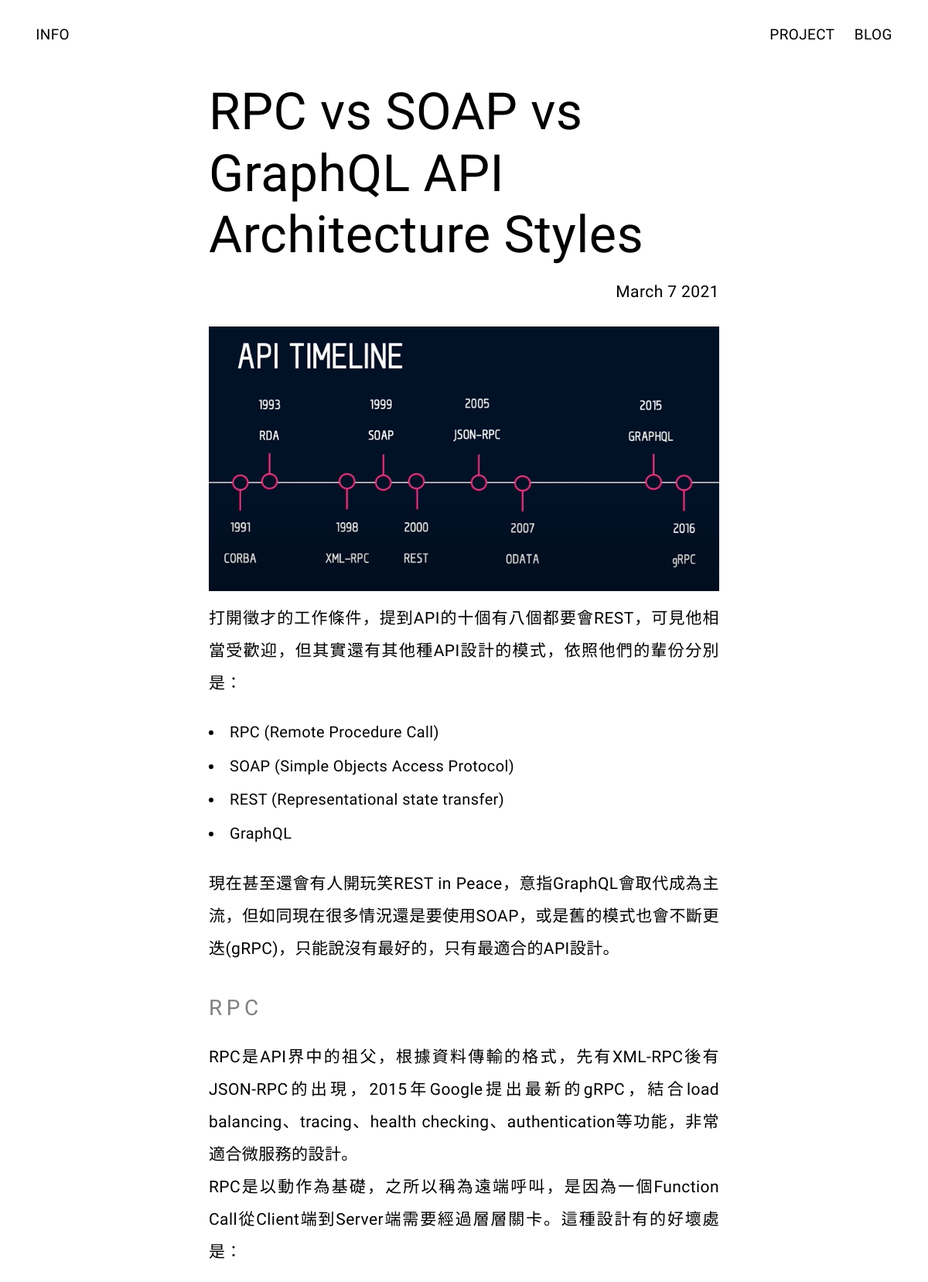
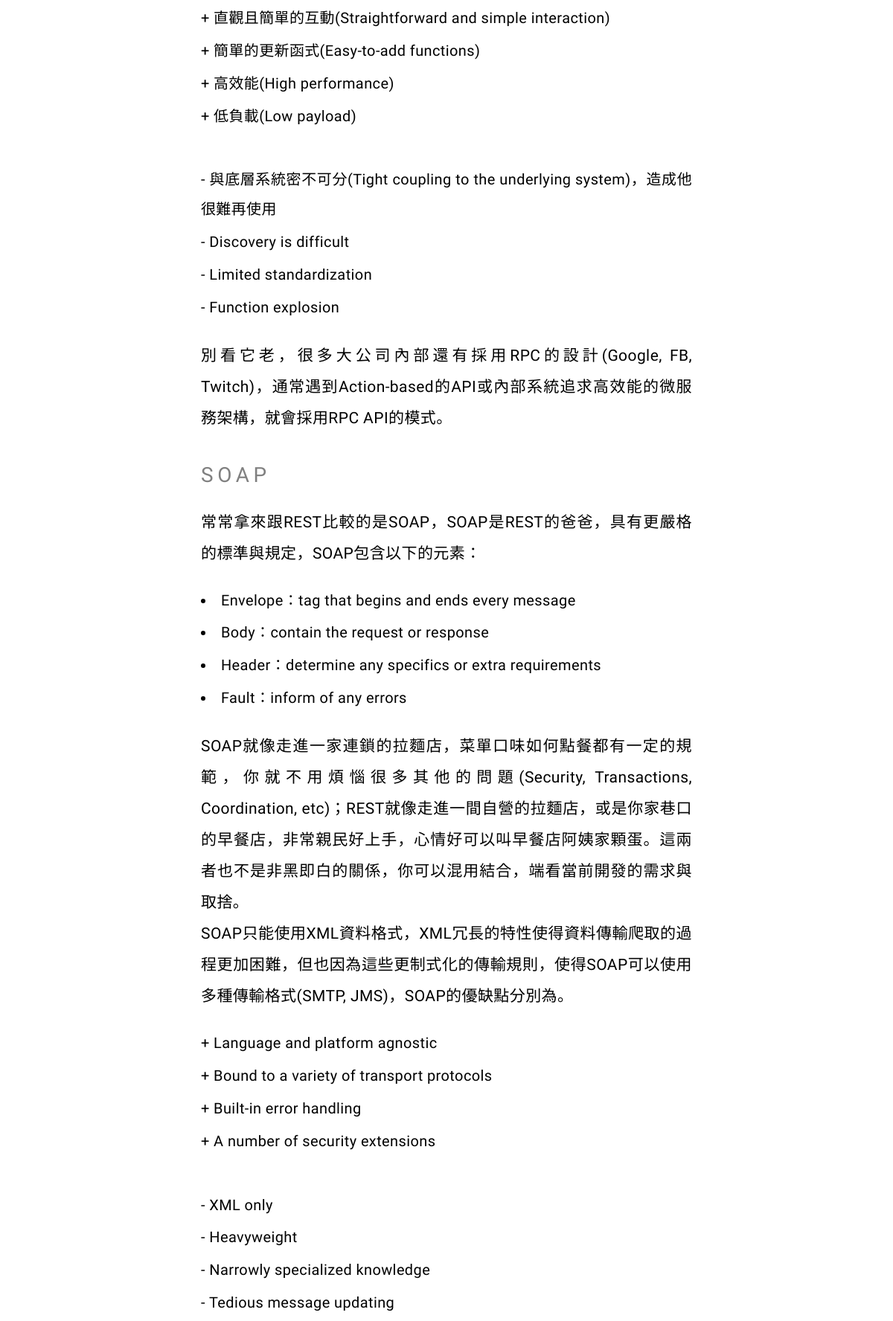
The app's page /blog/4/ (upper part) with its own data (2 pictures, top to bottom).
### blog/models.py (models this page shows, shortened)
class Blog(models.Model):
    title = models.CharField(max_length=200)
    description = models.TextField()
    date = models.DateField()

### blog/views.py (the view)
# urls.py: path('<int:blog_id>/', views.detail_blog, name='detail_blog'),
def detail_blog(request, blog_id):
    blog = get_object_or_404(Blog, pk=blog_id)
    return render(request, 'blog/detail_blog.html', {'blog': blog})

### blog/templates/blog/detail_blog.html (shortened to what this page needs)
{% extends 'info/base.html' %}
{% block head %}
{% load static %}
<link rel="stylesheet" href="{% static 'blog/detail_blog.css' %}">
{% endblock %}
{% block content %}
{% load static %}
<div class="blog-detail">
    <h1>
        {{ blog.title|safe }}
    </h1>
    <h4>
        {{ blog.date|date:'F j Y' }}
    </h4>
    <div class="description">
        {{ blog.description|safe }}
    </div>
</div>
{% endblock %}

### info/static/info/style.css (style rules this page uses)
* { margin: 0; padding: 0; box-sizing: border-box; font-size: 100%; font-weight: 300; font: inherit; vertical-align: baseline; }
:root { --ms-2: 0.56rem; --ms-1: 0.75rem; --ms0: 1rem; --ms1: 1.33rem; --ms2: 1.78rem; --ms3: 2.37rem; --ms4: 3.16rem; --ms5: 4.21rem; --ms6: 5.61rem; --ms7: 7.48rem; --ms8: 9.97rem; --ms9: 13.29rem; --ms10: 17.71rem; --ms11: 23.61rem; --ms12: 31.47rem; }
html, body { line-height: 1.2; font-family: "Arimo", helvetica, arial, sans-serif; height: auto; letter-spacing: 0.02em; background: #ffffff; font-size: 18px; }
@media (min-width: 576px) { html, body { font-size: 19px; } }
@media (min-width: 768px) { html, body { font-size: 20px; } }
@media (min-width: 1024px) { html, body { font-size: 21px; } }
body::before { content: ""; position: fixed; top: -10rem; left: 0px; background: rgb(255, 255, 255); width: 100vw; height: calc(10rem + 100vh); z-index: -1; }
li, a { font-size: 0.95em; color: black; text-decoration: none; list-style: none; }

### blog/static/blog/detail_blog.css (style rules this page uses)
.blog-detail { margin: 5rem auto 1em; width: 55%; }
.blog-detail > h1 { font-size: var(--ms4); }
.blog-detail > h4 { font-size: var(--ms0); padding-top: 1em; text-align: right; }
.description { font-size: var(--ms0); padding-top: 1.5em; text-align: justify; line-height: 2; }
.Heading { font-size: var(--ms1); padding: 1em 0em 0.5em; color: gray; letter-spacing: 0.2em; }
ul { padding: 1em 0em; }
li { list-style-position: inside; padding: 0.1em 0em; }
.list-disc { list-style-type: disc; }
.cons::before { content: "- "; }
.pros::before { content: "+ "; }
img { width: 100%; height: 100%; position: center; }

### records on screen
Blog: title "RPC vs SOAP vs GraphQL API Architecture Styles", date "March 7 2021", description (picture), description "打開徵才的工作條件，提到API的十個有八個都要會REST，可見他相當受歡迎，但其實還有其他種API設計的模式，依照他們的輩份分別是： RPC (Remote Procedure Call) SOAP (Simple Objects Access Protocol) REST (Representational state transfer) GraphQL 現在甚至還會有人開玩笑REST in Peace，意指GraphQL會取代成為主流，但如同現在很多情況還是要使用SOAP，或是舊的模式也會不斷更迭(gRPC)，只能說沒有最好的，只有最適合的API設計。 RPC RPC是API界中的祖父，根據資料傳輸的格式，先有XML-RPC後有JSON-RPC的出現，2015年Google提出最新的gRPC，結合load balancing、tracing、health checking、authentication等功能，非常適合微服務的設計。 RPC是以動作為基礎，之所以稱為遠端呼叫，是因為一個Function Call從Client端到Server端需要經過層層關卡。這種設計有的好壞處是： 直觀且簡單的互動(Straightforward and simple interaction) 簡單的更新函式(Easy-to-add functions) 高效能(High performance) 低負載(Low payload) 與底層系統密不可分(Tight coupling to the underlying system)，造成他很難再使用 Discovery is…"
